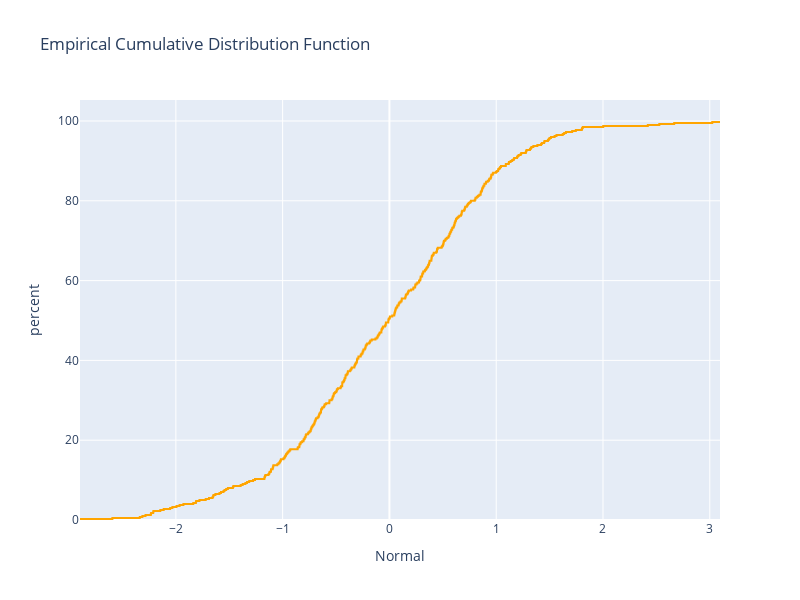

Notebook cell for this chart:
### Markdown cell above
5. Choose the norm of the chart by setting the argument `ecdfnorm`
- If `'probability'`, values will be probabilities normalized from 0 to 1
- If `'percent'`, values will be percentages normalized from 0 to 100
- If `None` values will be raw counts or sums

### Code cell
fig = px.ecdf(df, x ="Normal",
              ecdfnorm="percent",
              color_discrete_sequence=['orange'],
              height = 600, width = 800,
              title="Empirical Cumulative Distribution Function")
fig.show()

### Figure 1 — Plotly figure (JSON) as saved in the notebook; plotly's stock layout.template omitted (floating-point values rounded to 4 significant figures; data arrays with more than 128 entries replaced by an {"elided": "..."} marker saying what was removed)
{"data": [{"hovertemplate": "Normal=%{x}<br>percent=%{y}<extra></extra>", "legendgroup": "", "line": {"dash": "solid", "shape": "hv"}, "marker": {"color": "orange", "symbol": "circle"}, "mode": "lines", "name": "", "orientation": "v", "showlegend": false, "type": "scatter", "x": {"elided": "400 float values"}, "xaxis": "x", "y": {"elided": "400 float values"}, "yaxis": "y"}], "layout": {"height": 600, "legend": {"tracegroupgap": 0}, "title": {"text": "Empirical Cumulative Distribution Function"}, "width": 800, "xaxis": {"anchor": "y", "domain": [0, 1], "title": {"text": "Normal"}}, "yaxis": {"anchor": "x", "domain": [0, 1], "rangemode": "tozero", "title": {"text": "percent"}}}}
